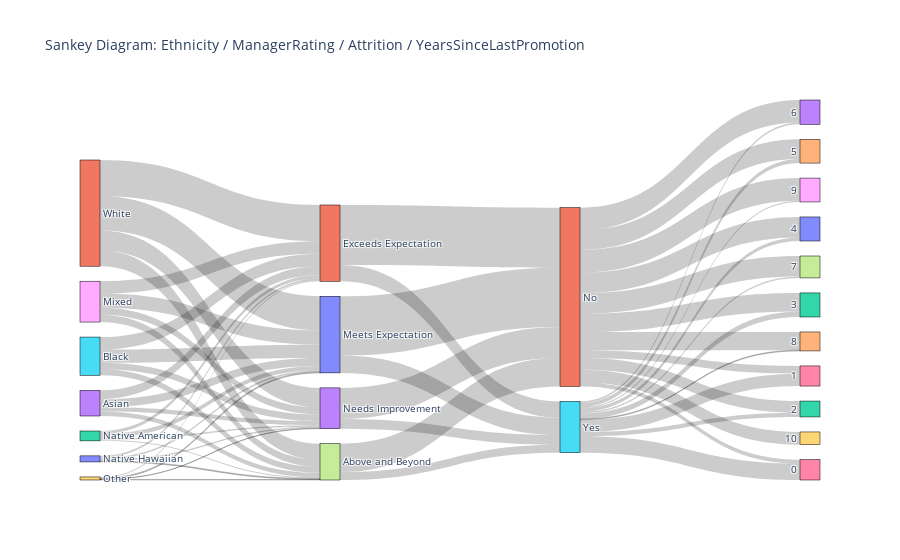

The code cell stored with this chart in its notebook:
### Code cell
graph("Ethnicity")

### Figure 1 — Plotly figure (JSON) as saved in the notebook; plotly's stock layout.template omitted (floating-point values rounded to 4 significant figures)
{"data": [{"link": {"source": [2, 2, 2, 2, 13, 13, 13, 13, 15, 15, 15, 15, 18, 18, 18, 18, 0, 0, 0, 0, 9, 9, 9, 9, 11, 11, 11, 11, 7, 7, 21, 21, 10, 10, 23, 23, 1, 1, 1, 1, 1, 1, 1, 1, 1, 1, 1, 5, 5, 5, 5, 5, 5, 5, 5, 5, 5], "target": [7, 21, 10, 23, 7, 21, 10, 23, 7, 21, 10, 23, 7, 21, 10, 23, 7, 21, 10, 23, 7, 21, 10, 23, 7, 21, 10, 23, 1, 5, 1, 5, 1, 5, 1, 5, 16, 6, 12, 22, 20, 4, 3, 17, 14, 8, 19, 16, 6, 12, 22, 20, 4, 3, 17, 14, 8], "value": [30, 76, 100, 33, 108, 214, 199, 101, 144, 304, 318, 160, 174, 298, 346, 171, 22, 48, 40, 37, 13, 26, 24, 11, 389, 880, 828, 474, 686, 194, 1452, 394, 1437, 418, 752, 235, 94, 187, 286, 449, 497, 478, 546, 495, 440, 548, 307, 399, 300, 99, 133, 85, 96, 44, 36, 19, 30]}, "node": {"label": ["Native Hawaiian", "No", "Native American", "6", "5", "Yes", "1", "Above and Beyond", "9", "Other", "Meets Expectation", "White", "2", "Asian", "8", "Black", "0", "7", "Mixed", "10", "4", "Exceeds Expectation", "3", "Needs Improvement"], "line": {"color": "black", "width": 0.5}, "pad": 15, "thickness": 20}, "type": "sankey"}], "layout": {"font": {"size": 10}, "title": {"text": "Sankey Diagram: Ethnicity / ManagerRating / Attrition / YearsSinceLastPromotion"}}}
